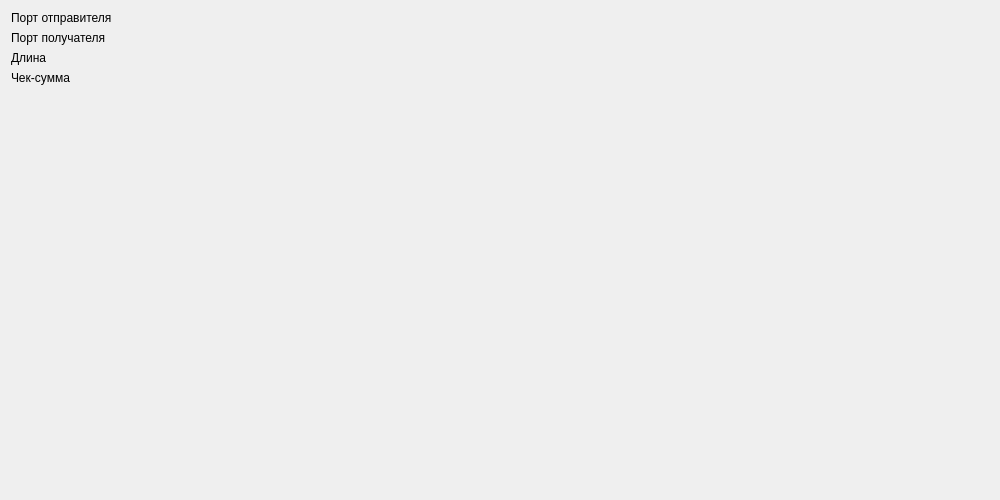
<?xml version="1.0" encoding="UTF-8"?>
<ui version="4.0">
 <class>PacketUdpInfoTab</class>
 <widget class="QWidget" name="PacketUdpInfoTab">
  <property name="geometry">
   <rect>
    <x>0</x>
    <y>0</y>
    <width>1000</width>
    <height>500</height>
   </rect>
  </property>
  <property name="windowTitle">
   <string>Form</string>
  </property>
  <layout class="QGridLayout" name="gridLayout">
   <item row="0" column="0">
    <layout class="QFormLayout" name="formLayout">
     <item row="0" column="0">
      <widget class="QLabel" name="label">
       <property name="text">
        <string>Порт отправителя</string>
       </property>
      </widget>
     </item>
     <item row="1" column="0">
      <widget class="QLabel" name="label_4">
       <property name="text">
        <string>Порт получателя</string>
       </property>
      </widget>
     </item>
     <item row="3" column="0">
      <widget class="QLabel" name="label_2">
       <property name="text">
        <string>Чек-сумма</string>
       </property>
      </widget>
     </item>
     <item row="2" column="0">
      <widget class="QLabel" name="label_3">
       <property name="text">
        <string>Длина </string>
       </property>
      </widget>
     </item>
    </layout>
   </item>
  </layout>
 </widget>
 <resources/>
 <connections/>
</ui>
